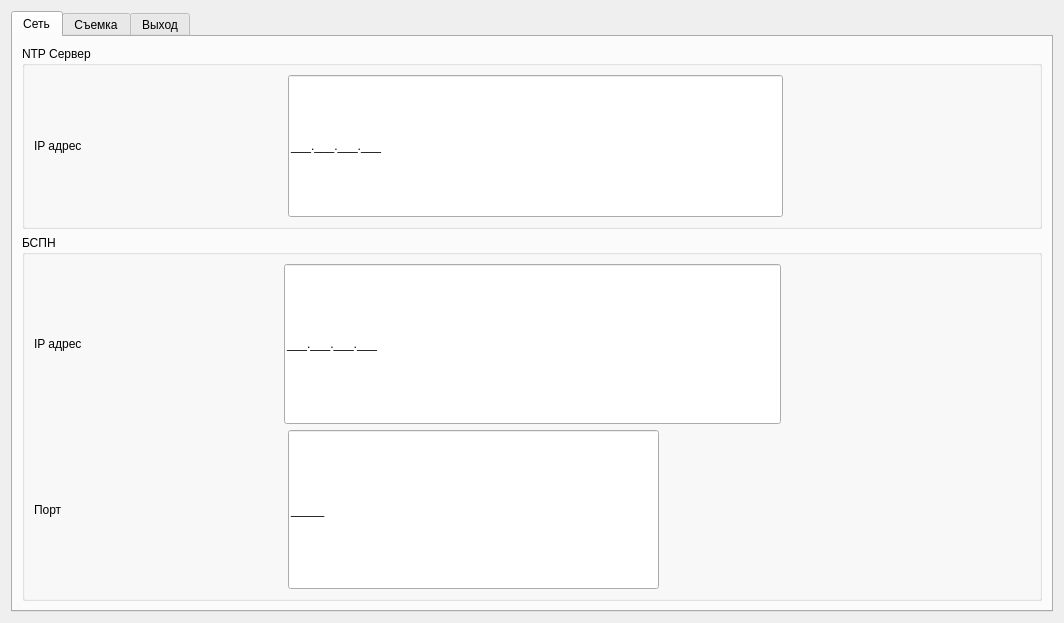
<?xml version="1.0" encoding="UTF-8"?>
<ui version="4.0">
 <class>OptionsWindow</class>
 <widget class="QWidget" name="OptionsWindow">
  <property name="windowModality">
   <enum>Qt::WindowModal</enum>
  </property>
  <property name="geometry">
   <rect>
    <x>0</x>
    <y>0</y>
    <width>1064</width>
    <height>623</height>
   </rect>
  </property>
  <property name="windowTitle">
   <string>Options</string>
  </property>
  <layout class="QHBoxLayout" name="horizontalLayout">
   <item>
    <widget class="QTabWidget" name="tabOptions">
     <property name="currentIndex">
      <number>0</number>
     </property>
     <widget class="QWidget" name="netTab">
      <attribute name="title">
       <string>Сеть</string>
      </attribute>
      <layout class="QVBoxLayout" name="verticalLayout_6">
       <item>
        <layout class="QVBoxLayout" name="verticalLayout_8" stretch="1,2">
         <item>
          <widget class="QGroupBox" name="ntpServerBox">
           <property name="title">
            <string>NTP Сервер</string>
           </property>
           <layout class="QHBoxLayout" name="horizontalLayout_2" stretch="1,2,1">
            <item>
             <widget class="QLabel" name="ntpIpAddressLabel">
              <property name="text">
               <string>IP адрес</string>
              </property>
              <property name="buddy">
               <cstring>ntpIpAddressEdit</cstring>
              </property>
             </widget>
            </item>
            <item>
             <widget class="QLineEdit" name="ntpIpAddressEdit">
              <property name="sizePolicy">
               <sizepolicy hsizetype="Expanding" vsizetype="Expanding">
                <horstretch>0</horstretch>
                <verstretch>0</verstretch>
               </sizepolicy>
              </property>
              <property name="inputMask">
               <string>000.000.000.000;_</string>
              </property>
              <property name="text">
               <string>...</string>
              </property>
             </widget>
            </item>
            <item>
             <spacer name="horizontalSpacer_2">
              <property name="orientation">
               <enum>Qt::Horizontal</enum>
              </property>
              <property name="sizeHint" stdset="0">
               <size>
                <width>40</width>
                <height>20</height>
               </size>
              </property>
             </spacer>
            </item>
           </layout>
          </widget>
         </item>
         <item>
          <widget class="QGroupBox" name="bspnBox">
           <property name="title">
            <string>БСПН</string>
           </property>
           <layout class="QVBoxLayout" name="verticalLayout">
            <item>
             <layout class="QHBoxLayout" name="horizontalLayout_3" stretch="1,2,1">
              <property name="spacing">
               <number>1</number>
              </property>
              <item>
               <widget class="QLabel" name="bspnIpAddressLabel">
                <property name="text">
                 <string>IP адрес</string>
                </property>
                <property name="buddy">
                 <cstring>bspnIpAddressEdit</cstring>
                </property>
               </widget>
              </item>
              <item>
               <widget class="QLineEdit" name="bspnIpAddressEdit">
                <property name="sizePolicy">
                 <sizepolicy hsizetype="Expanding" vsizetype="Expanding">
                  <horstretch>0</horstretch>
                  <verstretch>0</verstretch>
                 </sizepolicy>
                </property>
                <property name="inputMask">
                 <string>000.000.000.000;_</string>
                </property>
                <property name="alignment">
                 <set>Qt::AlignLeading|Qt::AlignLeft|Qt::AlignVCenter</set>
                </property>
               </widget>
              </item>
              <item>
               <spacer name="horizontalSpacer_3">
                <property name="orientation">
                 <enum>Qt::Horizontal</enum>
                </property>
                <property name="sizeHint" stdset="0">
                 <size>
                  <width>40</width>
                  <height>20</height>
                 </size>
                </property>
               </spacer>
              </item>
             </layout>
            </item>
            <item>
             <layout class="QHBoxLayout" name="horizontalLayout_4" stretch="2,3,3">
              <item>
               <widget class="QLabel" name="bspnPortLabel">
                <property name="text">
                 <string>Порт</string>
                </property>
                <property name="buddy">
                 <cstring>bspnPortEdit</cstring>
                </property>
               </widget>
              </item>
              <item>
               <widget class="QLineEdit" name="bspnPortEdit">
                <property name="sizePolicy">
                 <sizepolicy hsizetype="Expanding" vsizetype="Expanding">
                  <horstretch>0</horstretch>
                  <verstretch>0</verstretch>
                 </sizepolicy>
                </property>
                <property name="inputMask">
                 <string>00000;_</string>
                </property>
                <property name="alignment">
                 <set>Qt::AlignLeading|Qt::AlignLeft|Qt::AlignVCenter</set>
                </property>
               </widget>
              </item>
              <item>
               <spacer name="horizontalSpacer">
                <property name="orientation">
                 <enum>Qt::Horizontal</enum>
                </property>
                <property name="sizeHint" stdset="0">
                 <size>
                  <width>40</width>
                  <height>20</height>
                 </size>
                </property>
               </spacer>
              </item>
             </layout>
            </item>
           </layout>
          </widget>
         </item>
        </layout>
       </item>
      </layout>
     </widget>
     <widget class="QWidget" name="registrationTab">
      <attribute name="title">
       <string>Съемка</string>
      </attribute>
      <layout class="QHBoxLayout" name="horizontalLayout_8">
       <item>
        <widget class="QGroupBox" name="lineExpositionBox">
         <property name="title">
          <string>Экп. МРС, сек.</string>
         </property>
         <layout class="QVBoxLayout" name="verticalLayout_3">
          <item>
           <widget class="QLineEdit" name="lineExposisitionEdit">
            <property name="sizePolicy">
             <sizepolicy hsizetype="Expanding" vsizetype="Expanding">
              <horstretch>0</horstretch>
              <verstretch>0</verstretch>
             </sizepolicy>
            </property>
            <property name="inputMask">
             <string>99,999;_</string>
            </property>
            <property name="alignment">
             <set>Qt::AlignCenter</set>
            </property>
           </widget>
          </item>
          <item>
           <layout class="QHBoxLayout" name="horizontalLayout_5">
            <item>
             <widget class="QPushButton" name="decLineExpositionButton">
              <property name="sizePolicy">
               <sizepolicy hsizetype="Minimum" vsizetype="Expanding">
                <horstretch>0</horstretch>
                <verstretch>0</verstretch>
               </sizepolicy>
              </property>
              <property name="text">
               <string>–</string>
              </property>
             </widget>
            </item>
            <item>
             <widget class="QPushButton" name="incLineExpositionButton">
              <property name="sizePolicy">
               <sizepolicy hsizetype="Minimum" vsizetype="Expanding">
                <horstretch>0</horstretch>
                <verstretch>0</verstretch>
               </sizepolicy>
              </property>
              <property name="text">
               <string>+</string>
              </property>
             </widget>
            </item>
           </layout>
          </item>
         </layout>
        </widget>
       </item>
       <item>
        <widget class="QGroupBox" name="matrixExpositionBox">
         <property name="title">
          <string>Экп. МСИ, сек.</string>
         </property>
         <layout class="QVBoxLayout" name="verticalLayout_4">
          <item>
           <widget class="QLineEdit" name="matrixExposisitionEdit">
            <property name="sizePolicy">
             <sizepolicy hsizetype="Expanding" vsizetype="Expanding">
              <horstretch>0</horstretch>
              <verstretch>0</verstretch>
             </sizepolicy>
            </property>
            <property name="inputMask">
             <string>99,999;_</string>
            </property>
            <property name="alignment">
             <set>Qt::AlignCenter</set>
            </property>
           </widget>
          </item>
          <item>
           <layout class="QHBoxLayout" name="horizontalLayout_6">
            <item>
             <widget class="QPushButton" name="decMatrixExpositionButton">
              <property name="sizePolicy">
               <sizepolicy hsizetype="Minimum" vsizetype="Expanding">
                <horstretch>0</horstretch>
                <verstretch>0</verstretch>
               </sizepolicy>
              </property>
              <property name="text">
               <string>–</string>
              </property>
             </widget>
            </item>
            <item>
             <widget class="QPushButton" name="incMatrixExpositionButton">
              <property name="sizePolicy">
               <sizepolicy hsizetype="Minimum" vsizetype="Expanding">
                <horstretch>0</horstretch>
                <verstretch>0</verstretch>
               </sizepolicy>
              </property>
              <property name="text">
               <string>+</string>
              </property>
             </widget>
            </item>
           </layout>
          </item>
         </layout>
        </widget>
       </item>
       <item>
        <widget class="QGroupBox" name="registrationTimeBox">
         <property name="title">
          <string>Сеанс, мин.</string>
         </property>
         <layout class="QVBoxLayout" name="verticalLayout_5">
          <item>
           <widget class="QLineEdit" name="registrationTimeEdit">
            <property name="sizePolicy">
             <sizepolicy hsizetype="Expanding" vsizetype="Expanding">
              <horstretch>0</horstretch>
              <verstretch>0</verstretch>
             </sizepolicy>
            </property>
            <property name="inputMask">
             <string>999;_</string>
            </property>
            <property name="alignment">
             <set>Qt::AlignCenter</set>
            </property>
           </widget>
          </item>
          <item>
           <layout class="QHBoxLayout" name="horizontalLayout_7">
            <item>
             <widget class="QPushButton" name="decRegistrationTimeButton">
              <property name="sizePolicy">
               <sizepolicy hsizetype="Minimum" vsizetype="Expanding">
                <horstretch>0</horstretch>
                <verstretch>0</verstretch>
               </sizepolicy>
              </property>
              <property name="text">
               <string>–</string>
              </property>
             </widget>
            </item>
            <item>
             <widget class="QPushButton" name="incRegistrationTimeButton">
              <property name="sizePolicy">
               <sizepolicy hsizetype="Minimum" vsizetype="Expanding">
                <horstretch>0</horstretch>
                <verstretch>0</verstretch>
               </sizepolicy>
              </property>
              <property name="text">
               <string>+</string>
              </property>
             </widget>
            </item>
           </layout>
          </item>
         </layout>
        </widget>
       </item>
      </layout>
     </widget>
     <widget class="QWidget" name="exitTab">
      <attribute name="title">
       <string>Выход</string>
      </attribute>
     </widget>
    </widget>
   </item>
  </layout>
 </widget>
 <resources/>
 <connections/>
</ui>
